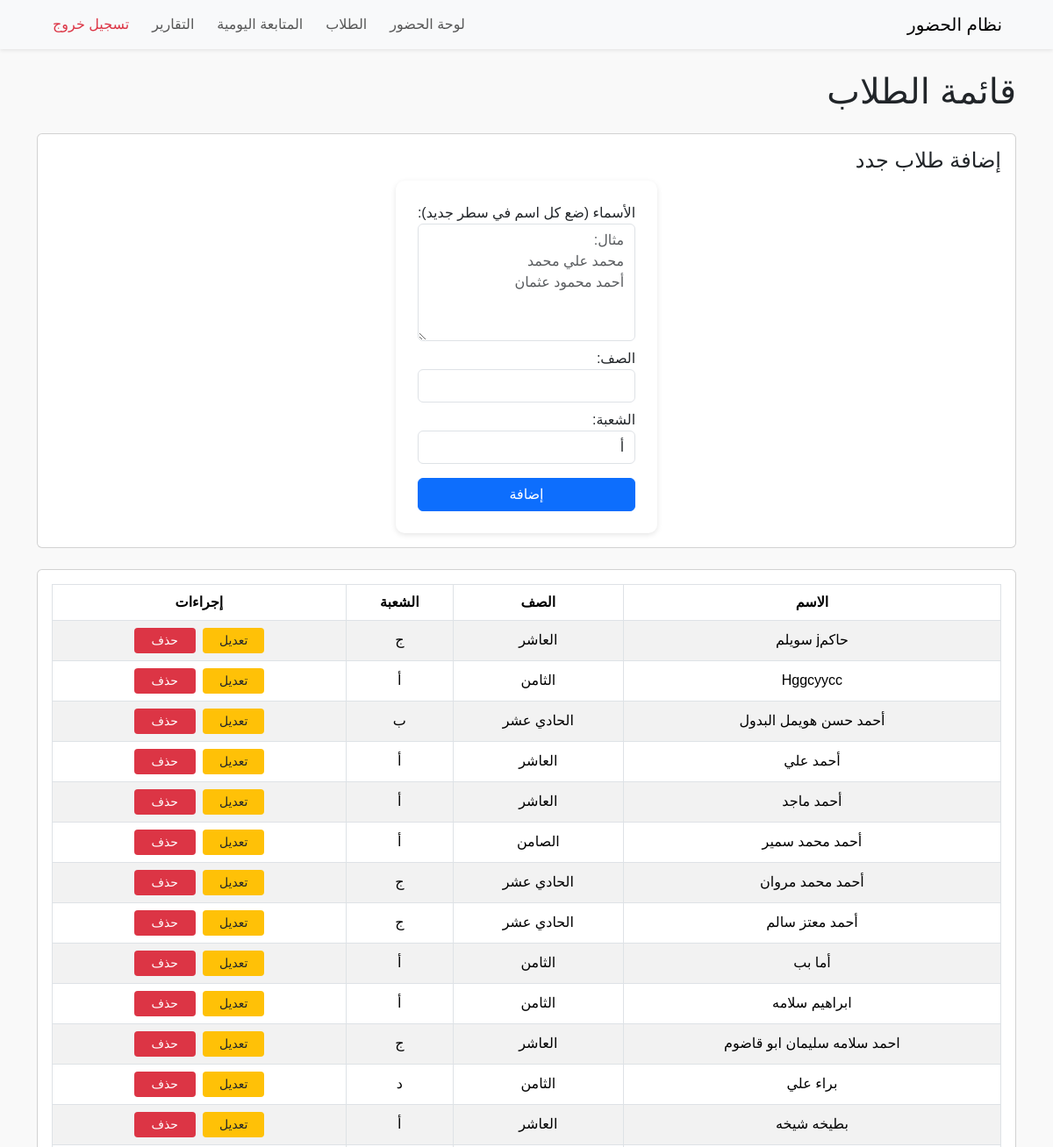
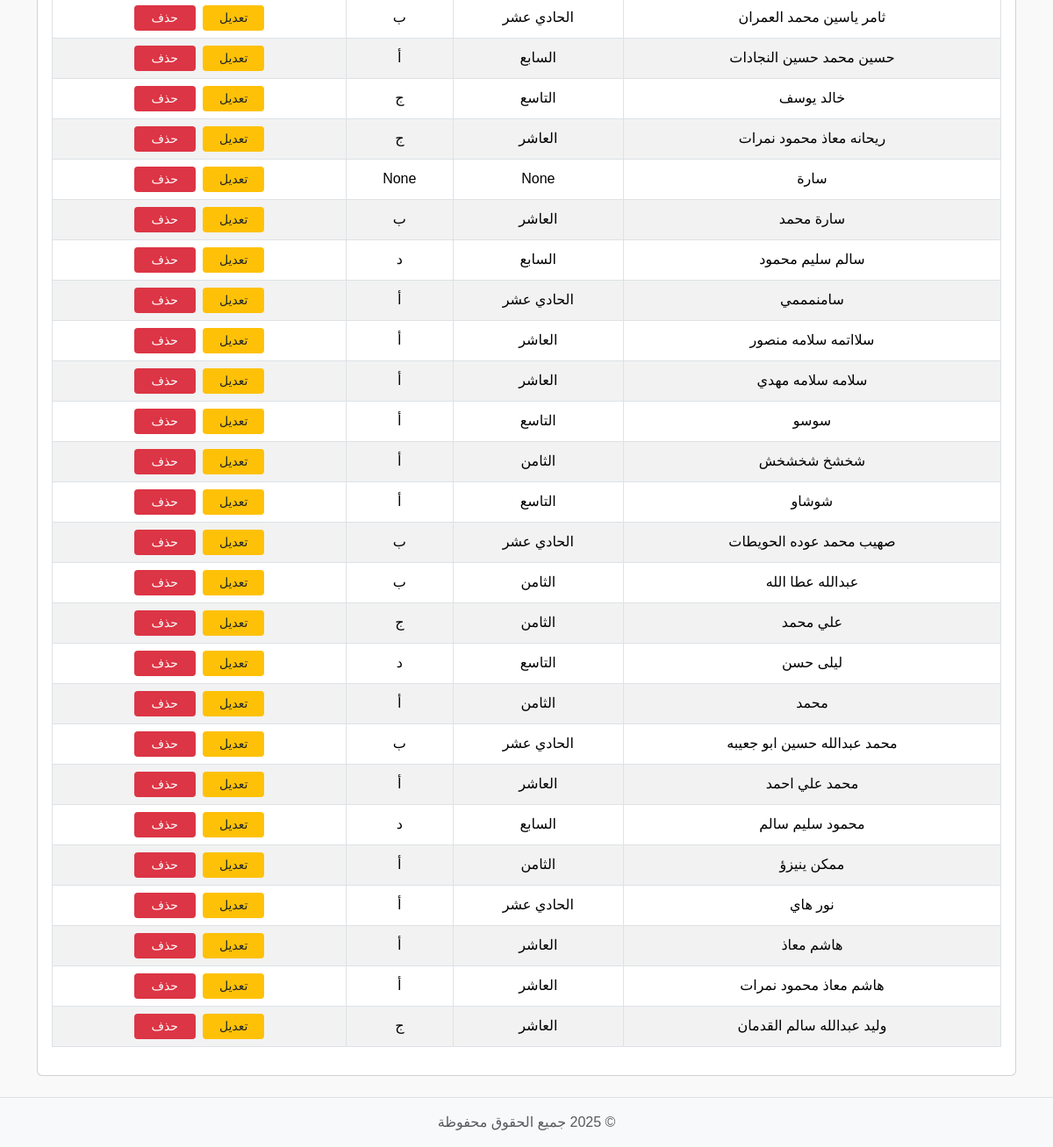
/students, run on the app's committed database (2 pictures, top to bottom).
### tables this page shows
CREATE TABLE students (
    id INTEGER PRIMARY KEY AUTOINCREMENT,
    student_name TEXT NOT NULL,
    username TEXT,
    password TEXT
, class_name TEXT, section TEXT, school_id INTEGER REFERENCES schools(id));

### students.py (the view, shortened to what this page needs)
def students():
    conn = get_db_connection()
    students_list = conn.execute('SELECT * FROM students ORDER BY student_name').fetchall()
    conn.close()
    return render_template('students.html', students=students_list)

### db.py (called while the page is built)
def get_db_connection():
    conn = sqlite3.connect(DB_NAME)
    conn.row_factory = sqlite3.Row
    return conn

### templates/students.html (shortened to what this page needs)
{% include 'partials/header.html' %}
{% include 'partials/navbar.html' %}
<div class="container mt-4">
    <h1 class="mb-4">قائمة الطلاب</h1>
    <div class="card mb-4 p-3">
        <h4>إضافة طلاب جدد</h4>
        <form method="POST" id="addStudentForm">
            <div class="mb-2">
                <label>الأسماء (ضع كل اسم في سطر جديد):</label>
                <textarea name="student_names" rows="5" class="form-control" placeholder="مثال:&#10;محمد علي محمد&#10;أحمد محمود عثمان" required></textarea>
            </div>
            <div class="mb-2">
                <label>الصف:</label>
                <input type="text" name="class_name" required class="form-control">
            </div>
            <div class="mb-2">
                <label>الشعبة:</label>
                <select name="section" required class="form-control">
                    <option value="أ">أ</option>
                </select>
            </div>
            <button type="submit" class="btn btn-primary mt-2">إضافة</button>
        </form>
    </div>
    <div class="card p-3">
        <table class="table table-bordered table-striped">
            <thead>
                <tr>
                    <th>الاسم</th>
                    <th>الصف</th>
                    <th>الشعبة</th>
                    <th>إجراءات</th>
                </tr>
            </thead>
            <tbody>
                {% for student in students %}
                <tr data-student-id="{{ student.id }}">
                    <td class="name">{{ student.student_name }}</td>
                    <td class="class">{{ student.class_name }}</td>
                    <td class="section">{{ student.section }}</td>
                    <td>
                        <button class="btn btn-sm btn-warning editBtn">تعديل</button>
                        <button class="btn btn-sm btn-danger deleteBtn">حذف</button>
                    </td>
                </tr>
                {% endfor %}
            </tbody>
        </table>
    </div>
</div>
{% include 'partials/footer.html' %}

### templates/partials/header.html (shortened to what this page needs)
<!DOCTYPE html>
<html lang="ar">
<head>
    <link href="https://cdn.jsdelivr.net/npm/bootstrap@5.3.2/dist/css/bootstrap.min.css" rel="stylesheet">
    <link type="text/css" rel="stylesheet" href="https://cdn.jsdelivr.net/npm/jsgrid@1.5.3/dist/jsgrid.min.css" />
    <link type="text/css" rel="stylesheet" href="https://cdn.jsdelivr.net/npm/jsgrid@1.5.3/dist/jsgrid-theme.min.css" />
    <link rel="stylesheet" href="{{ url_for('static', filename='css/style.css') }}?v=1.0">
</head>
<body>

### templates/partials/navbar.html (shortened to what this page needs)
<nav class="navbar navbar-expand-lg navbar-light bg-light shadow-sm">
    <div class="container">
        <a class="navbar-brand" href="{{ url_for('dashboard') }}">نظام الحضور</a>
        <div class="collapse navbar-collapse" id="navbarNav">
            <ul class="navbar-nav me-auto mb-2 mb-lg-0">
                <li class="nav-item">
                    <a class="nav-link" href="{{ url_for('dashboard') }}">لوحة الحضور</a>
                </li>
                <li class="nav-item">
                    <a class="nav-link" href="{{ url_for('students') }}">الطلاب</a>
                </li>
                <li class="nav-item">
                    <a class="nav-link" href="{{ url_for('tracking_page') }}">المتابعة اليومية</a>
                </li>
                <li class="nav-item">
                    <a class="nav-link" href="{{ url_for('reports_page') }}">التقارير</a>
                </li>
                <li class="nav-item">
                    <a class="nav-link text-danger" href="{{ url_for('logout') }}">تسجيل خروج</a>
                </li>
            </ul>
        </div>
    </div>
</nav>

### templates/partials/footer.html (shortened to what this page needs)
<footer class="bg-light text-center text-muted py-3 mt-4 border-top">
    © 2025 جميع الحقوق محفوظة
</footer>
</body>
</html>

### static/css/style.css (style rules this page uses)
html, body { height: 100%; margin: 0; padding: 0; }
body { font-family: 'Tajawal', sans-serif; background-color: #f9f9f9; direction: rtl; text-align: right; display: flex; flex-direction: column; min-height: 100vh; }
.navbar { width: 100% !important; padding-left: 0 !important; padding-right: 0 !important; }
.navbar .nav-link { margin-left: 10px; }
table { width: 100%; border-collapse: collapse; direction: rtl; }
th, td { text-align: center; padding: 10px; vertical-align: middle; }
th { background-color: #f8f9fa; }
td button { min-width: 70px; margin: 0 2px; }
.btn-warning { background-color: #ffc107; border: none; color: #212529; }
.btn-danger { background-color: #dc3545; border: none; }
footer { background-color: #f8f9fa; color: #6c757d; text-align: center; padding: 15px 0; border-top: 1px solid #dee2e6; width: 100%; margin-top: 50px; }
form { max-width: 400px; margin: 0 auto; background-color: #fff; padding: 25px; border-radius: 10px; box-shadow: 0 2px 6px rgba(0,0,0,0.1); }
form button { width: 100%; padding: 10px; margin-top: 10px; }

### data on the page
students: student_name "حاكمj سويلم", class_name "العاشر", section "ج"
students: student_name "Hggcyycc", class_name "الثامن", section "أ"
students: student_name "أحمد حسن هويمل البدول", class_name "الحادي عشر", section "ب"
students: student_name "أحمد علي", class_name "العاشر", section "أ"
students: student_name "أحمد ماجد", class_name "العاشر", section "أ"
students: student_name "أحمد محمد سمير", class_name "الصامن", section "أ"
students: student_name "أحمد محمد مروان", class_name "الحادي عشر", section "ج"
students: student_name "أحمد معتز سالم", class_name "الحادي عشر", section "ج"
students: student_name "أما بب", class_name "الثامن", section "أ"
students: student_name "ابراهيم سلامه", class_name "الثامن", section "أ"
students: student_name "احمد سلامه سليمان ابو قاضوم", class_name "العاشر", section "ج"
students: student_name "براء علي", class_name "الثامن", section "د"
students: student_name "بطيخه شيخه", class_name "العاشر", section "أ"
students: student_name "ثامر ياسين محمد العمران", class_name "الحادي عشر", section "ب"
students: student_name "حسين محمد حسين النجادات", class_name "السابع", section "أ"
students: student_name "خالد يوسف", class_name "التاسع", section "ج"
students: student_name "ريحانه معاذ محمود نمرات", class_name "العاشر", section "ج"
students: student_name "سارة", class_name "None", section "None"
students: student_name "سارة محمد", class_name "العاشر", section "ب"
students: student_name "سالم سليم محمود", class_name "السابع", section "د"
students: student_name "سامنمممي", class_name "الحادي عشر", section "أ"
students: student_name "سلااتمه سلامه منصور", class_name "العاشر", section "أ"
students: student_name "سلامه سلامه مهدي", class_name "العاشر", section "أ"
students: student_name "سوسو", class_name "التاسع", section "أ"
students: student_name "شخشخ شخشخش", class_name "الثامن", section "أ"
students: student_name "شوشاو", class_name "التاسع", section "أ"
students: student_name "صهيب محمد عوده الحويطات", class_name "الحادي عشر", section "ب"
students: student_name "عبدالله عطا الله", class_name "الثامن", section "ب"
students: student_name "علي محمد", class_name "الثامن", section "ج"
students: student_name "ليلى حسن", class_name "التاسع", section "د"
students: student_name "محمد", class_name "الثامن", section "أ"
students: student_name "محمد عبدالله حسين ابو جعيبه", class_name "الحادي عشر", section "ب"
students: student_name "محمد علي احمد", class_name "العاشر", section "أ"
students: student_name "محمود سليم سالم", class_name "السابع", section "د"
students: student_name "ممكن ينيزؤ", class_name "الثامن", section "أ"
students: student_name "نور هاي", class_name "الحادي عشر", section "أ"
students: student_name "هاشم معاذ", class_name "العاشر", section "أ"
students: student_name "هاشم معاذ محمود نمرات", class_name "العاشر", section "أ"
students: student_name "وليد عبدالله سالم القدمان", class_name "العاشر", section "ج"
